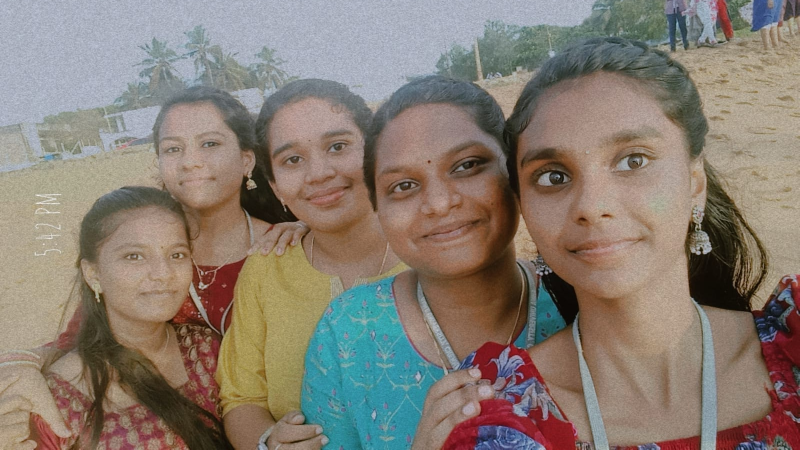
#> input picture group_photo/group.jpeg, 1599 x 899 px (shown at 1/2 size)
$ python -i recognize_group.py   (imports and definitions only)
#> lines starting #> are read from the running program, lines starting #| are printed output that depends on the picture
#> further down, picture is the input picture: shape (899, 1599, 3); mean B, G, R 114.1, 124.6, 135.6
import cv2

# ===== STUDENT ID → NAME MAPPING =====
names = {
    1: "Anushya",
    2: "Tharania",
    3: "Jebisha",
    4: "Naethra",
    5: "Ramya",
    6: "Raji",
    7: "Dhana Laxmi",
    8: "Esai Kaviya",
    9: "Asha Devi",
    10: "Diviya",
    11: "Dharshini"
}

# ===== LOAD FACE DETECTOR =====
face_classifier = cv2.CascadeClassifier(
    cv2.data.haarcascades + "haarcascade_frontalface_default.xml"
)

# ===== LOAD TRAINED MODEL =====
clf = cv2.face.LBPHFaceRecognizer_create()
# [1 line not run here, left out]


def detect_faces(img):
    gray = cv2.cvtColor(img, cv2.COLOR_BGR2GRAY)
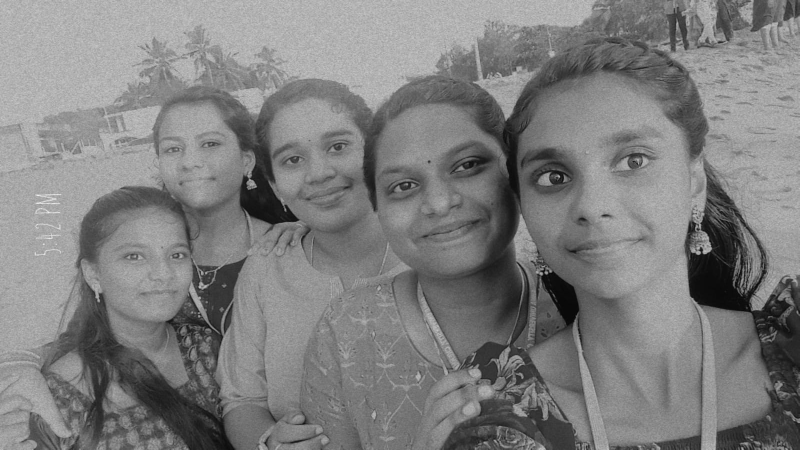
#> gray: shape (899, 1599) (shown at 1/2 size); min 0, max 251, mean 126.7

    # Improved detection settings
    faces = face_classifier.detectMultiScale(gray, 1.2, 5)
#> faces = [[207, 439, 197, 197], [297, 223, 183, 183], [513, 214, 236, 236], [705, 224, 333, 333], [984, 172, 421, 421]]

    present = []

    for (x, y, w, h) in faces:

        # ===== FACE PREPROCESSING =====
        face = gray[y:y+h, x:x+w]
        face = cv2.resize(face, (200, 200))   # 🔥 VERY IMPORTANT

        # ===== PREDICTION =====
        id, distance = clf.predict(face)

        confidence = int(100 * (1 - distance / 200))

        print("ID:", id, "Confidence:", confidence)  # Debug

        # ===== DECISION =====
        if confidence > 100:
            name = names.get(id, "Unknown")

            if name not in present:
                present.append(name)

            color = (0, 255, 0)
        else:
            name = "Unknown"
            color = (0, 0, 255)

        # ===== DISPLAY =====
        cv2.putText(img, f"{name} ({confidence}%)", (x, y-10),
                    cv2.FONT_HERSHEY_SIMPLEX, 0.8, color, 2)

        cv2.rectangle(img, (x, y), (x+w, y+h), color, 2)
#> this loop made 1 pass
#> pass 1, in detect_faces, `face = gray[y:y+h, x:x+w]`:
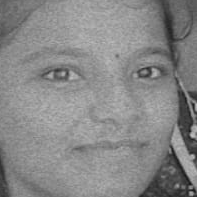
#> face: shape (197, 197); min 25, max 191, mean 135.7
#> after the loop, present = []

    return img, present


# ===== LOAD GROUP IMAGE =====
# [6 lines not run here, left out]

# ===== RUN DETECTION =====
# [1 line that did not run here, left out]

# ===== FIND ABSENT STUDENTS =====
all_students = list(names.values())
# [1 line that did not run here, left out]

# [7 lines not run here, left out]

>>> import cv2
>>> picture = cv2.imread('group_photo/group.jpeg')
#> (the run stopped early here; a loop or call above may not have finished)
